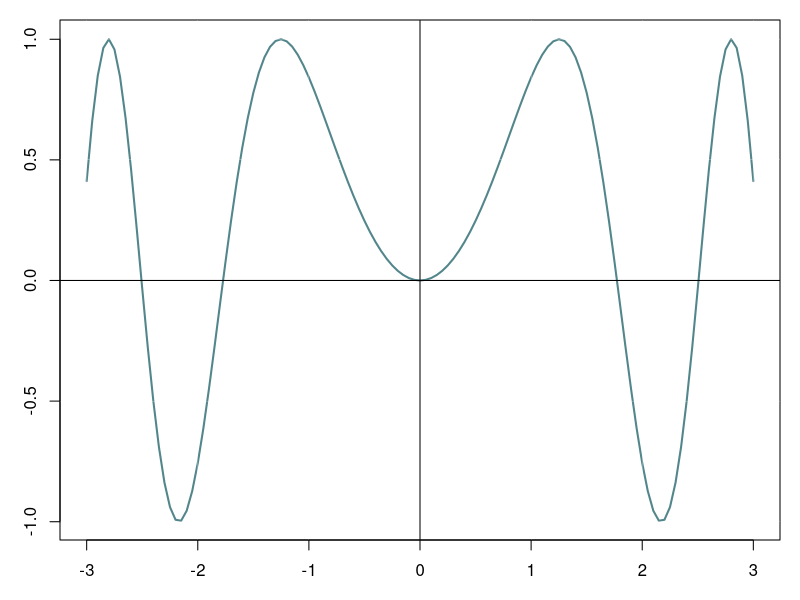
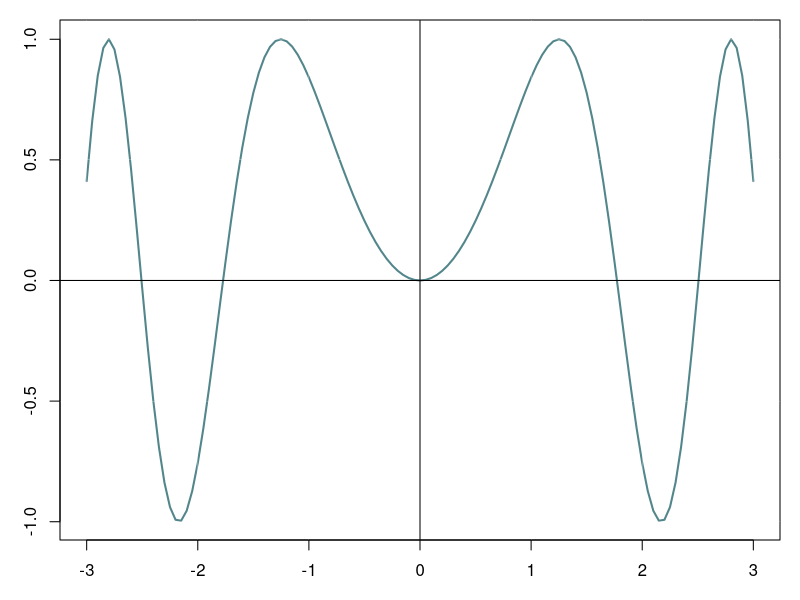

Here is the R script that generated these plots, in order:
# Goal: Make pictures in PDF files that can be put into a paper.

xpts <- seq(-3,3,.05)

# Here is my suggested setup for a two-column picture --
pdf("demo2.pdf", width=5.6, height=2.8, bg="cadetblue1", pointsize=8)
par(mai=c(.6,.6,.2,.2))
plot(xpts, sin(xpts*xpts), type="l", lwd=2, col="cadetblue4",
     xlab="x", ylab="sin(x*x)")
grid(col="white", lty=1, lwd=.2)
abline(h=0, v=0)

# My suggested setup for a square one-column picture --
pdf("demo1.pdf", width=2.8, height=2.8, bg="cadetblue1", pointsize=8)
par(mai=c(.6,.6,.2,.2))
plot(xpts, sin(xpts*xpts), type="l", lwd=2, col="cadetblue4",
     xlab="x", ylab="sin(x*x)")
grid(col="white", lty=1, lwd=.2)
abline(h=0, v=0)
